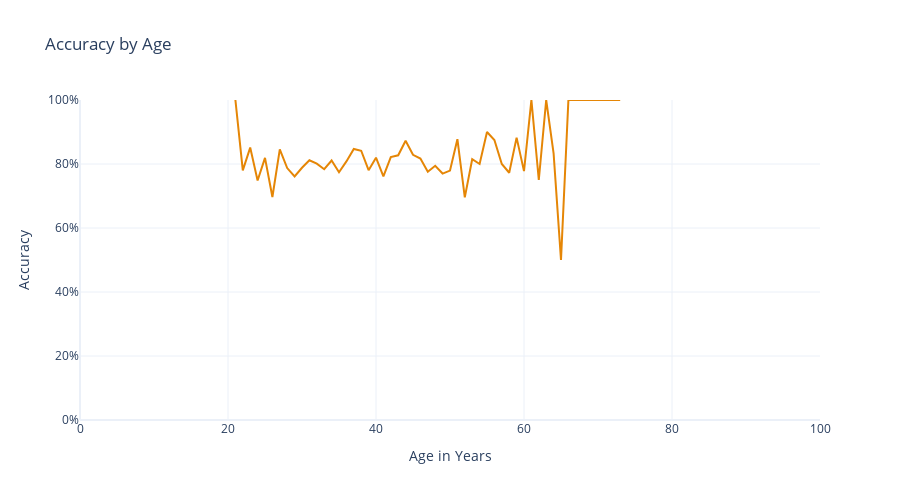

The notebook cell saved with this chart:
### Code cell
# Plot a line graph of the accuracy by age
fig = px.line(df_age_accuracy, x='Age in Years', y='Is Correct', title='Accuracy by Age', labels={'Is Correct': 'Accuracy'})
fig.update_layout(showlegend=False, height=500)
fig.update_yaxes(tickformat=".0%", range=[0, 1])
fig.update_xaxes(range=[0, 100])

fig.show()

### Figure 1 — Plotly figure (JSON) as saved in the notebook; plotly's stock layout.template omitted (floating-point values rounded to 4 significant figures)
{"data": [{"hovertemplate": "Age in Years=%{x}<br>Accuracy=%{y}<extra></extra>", "legendgroup": "", "line": {"color": "rgb(229, 134, 6)", "dash": "solid"}, "marker": {"symbol": "circle"}, "mode": "lines", "name": "", "orientation": "v", "showlegend": false, "type": "scatter", "x": [21, 22, 23, 24, 25, 26, 27, 28, 29, 30, 31, 32, 33, 34, 35, 36, 37, 38, 39, 40, 41, 42, 43, 44, 45, 46, 47, 48, 49, 50, 51, 52, 53, 54, 55, 56, 57, 58, 59, 60, 61, 62, 63, 64, 65, 66, 67, 69, 70, 71, 73], "xaxis": "x", "y": [1, 0.78, 0.8514, 0.7486, 0.8191, 0.6968, 0.8456, 0.7872, 0.7612, 0.7883, 0.8116, 0.801, 0.7838, 0.8108, 0.7742, 0.8081, 0.847, 0.8414, 0.7806, 0.8195, 0.7615, 0.8217, 0.8273, 0.8727, 0.8288, 0.8171, 0.7755, 0.7945, 0.7701, 0.7794, 0.8776, 0.6957, 0.8148, 0.8, 0.9, 0.875, 0.8, 0.7727, 0.8824, 0.7778, 1, 0.75, 1, 0.8333, 0.5, 1, 1, 1, 1, 1, 1], "yaxis": "y"}], "layout": {"height": 500, "legend": {"tracegroupgap": 0}, "showlegend": false, "title": {"text": "Accuracy by Age"}, "xaxis": {"anchor": "y", "domain": [0, 1], "range": [0, 100], "title": {"text": "Age in Years"}}, "yaxis": {"anchor": "x", "domain": [0, 1], "range": [0, 1], "tickformat": ".0%", "title": {"text": "Accuracy"}}}}
